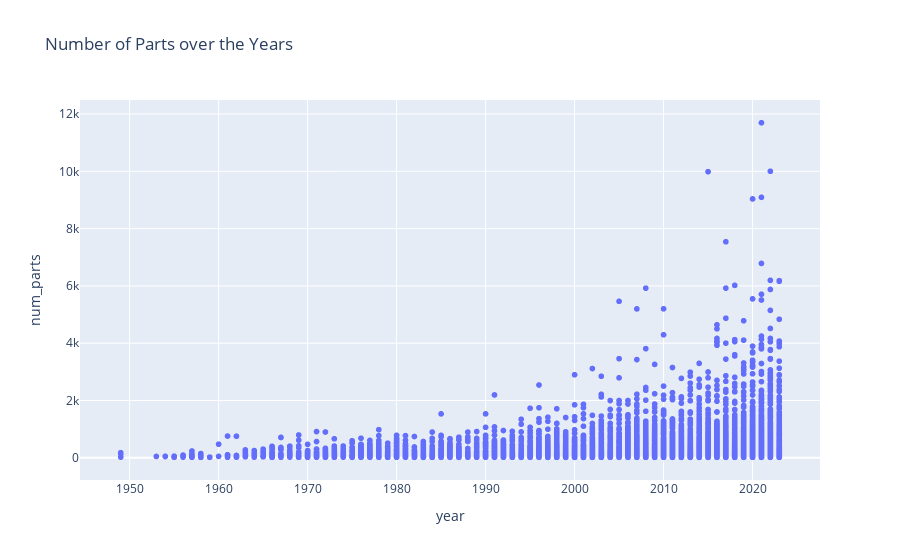

This figure's notebook cell:
### Markdown cell above
## Project Graveyard: Legos

### Code cell
lt_o = pd.read_csv('themes_aug2023.csv')
ls_o = pd.read_csv('sets_aug2023.csv')

lt = lt_o.copy(deep=True)
ls = ls_o.copy(deep=True)

ls_high = ls[(ls['num_parts'] >= 20)]
ls_high.sort_values(by = 'num_parts', ascending = False)

fig = px.scatter(
    data_frame = ls_high,
    x = "year", 
    y = "num_parts",
    title = "Number of Parts over the Years",
    hover_data = ['name','num_parts'],
)

fig.show()

### Figure 1 — Plotly figure (JSON) as saved in the notebook; plotly's stock layout.template omitted (floating-point values rounded to 4 significant figures; data arrays with more than 128 entries replaced by an {"elided": "..."} marker saying what was removed)
{"data": [{"customdata": {"elided": "12581x1 str values"}, "hovertemplate": "year=%{x}<br>num_parts=%{y}<br>name=%{customdata[0]}<extra></extra>", "legendgroup": "", "marker": {"color": "#636efa", "symbol": "circle"}, "mode": "markers", "name": "", "showlegend": false, "type": "scattergl", "x": {"elided": "12581 int values"}, "xaxis": "x", "y": {"elided": "12581 int values"}, "yaxis": "y"}], "layout": {"autosize": true, "legend": {"tracegroupgap": 0}, "title": {"text": "Number of Parts over the Years"}, "xaxis": {"anchor": "y", "autorange": true, "domain": [0, 1], "range": [1944.0, 2028.0], "title": {"text": "year"}, "type": "linear"}, "yaxis": {"anchor": "x", "autorange": true, "domain": [0, 1], "range": [-943.5, 12660.0], "title": {"text": "num_parts"}, "type": "linear"}}}
